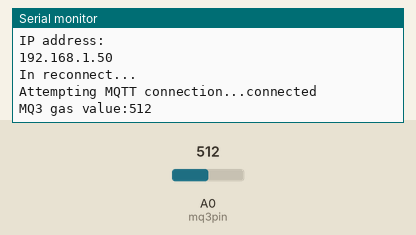
Bench run of a sketch on a simulated ESP8266 (NodeMCU). On the bench: the last lines printed to the serial monitor. Inputs (shaded band) come from the test bench; at power-on: A0 (mq3pin) = 512. WiFi joins after 1.5 s; servers stay silent unless stated; no MQTT or app messages arrive unless stated.

Above: at 2.7 s.
2.8 s: A0 (mq3pin) set to 716
At 7.1 s:
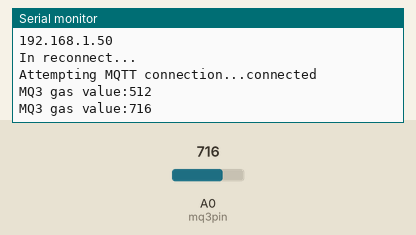
8.8 s: A0 (mq3pin) set to 900
At 12.2 s:
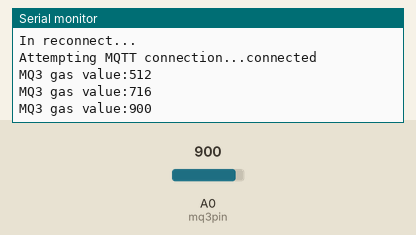
Timing chart, 0 to 13.7 s (numbered marks = the images above; inputs shaded):
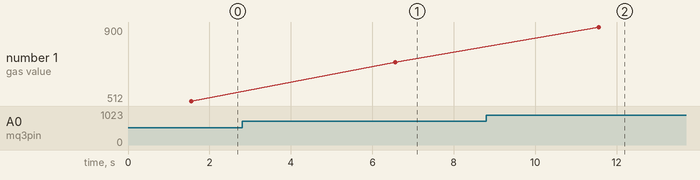

Measured:
- after the input at 2.8 s, the serial monitor: prints a new line after 3.8 s (image 1)
- after the input at 8.8 s, the serial monitor: prints a new line after 2.8 s (image 2)
- plotted number 1: 512 → 716 after the input at 2.8 s, 716 → 900 after the input at 8.8 s

The sketch:

Mq3_alcohol_detector.ino
```cpp
#include <ESP8266WiFi.h>
#include <PubSubClient.h>

// Update these with values suitable for your network.
const char* ssid = "Quresh";
const char* password = "lancer10";
const char* mqtt_server = "192.168.1.163";
const char* mqtt_user = "guest";
const char* mqtt_pass= "guest";

const int mq3pin = A0; //the MQ3 analog input pin

WiFiClient espClient;
PubSubClient client(espClient);

void setup_wifi() {
  // Connecting to a WiFi network
  WiFi.begin(ssid, password);
  while (WiFi.status() != WL_CONNECTED) // Delay 500ms until not connected

{
    delay(500);
    Serial.print(".");
    Serial.print(" Low Internet Connection");
  }
  Serial.println("WiFi connected");
  Serial.println("IP address: ");
  Serial.println(WiFi.localIP());
}

void reconnect() {
  // Loop until we're reconnected
  Serial.println("In reconnect...");
  while (!client.connected()) {
    Serial.print("Attempting MQTT connection...");
    // Attempt to connect
    if (client.connect("Arduino_Gas", mqtt_user, mqtt_pass)) {
      Serial.println("connected");
    } else {
      Serial.print("failed, connection=");
      Serial.print(client.state());
      Serial.println(" try again in 5 seconds");
      delay(5000);
    }
  }
}

void setup() {
  Serial.begin(115200); //Opens serial port setting data rate 115200 bps
  setup_wifi();
  client.setServer(mqtt_server, 1883);
}

void loop() {
  char msg[8];
  if (!client.connected()) {
    reconnect();
  }

  sprintf(msg,"%i",analogRead(mq3pin)); // Fetching Analogue Output value and storing
  client.publish("iot/sensors/mq3", msg);
  Serial.print("MQ3 gas value:");
  Serial.println(msg);
  delay(5000);
}
```
